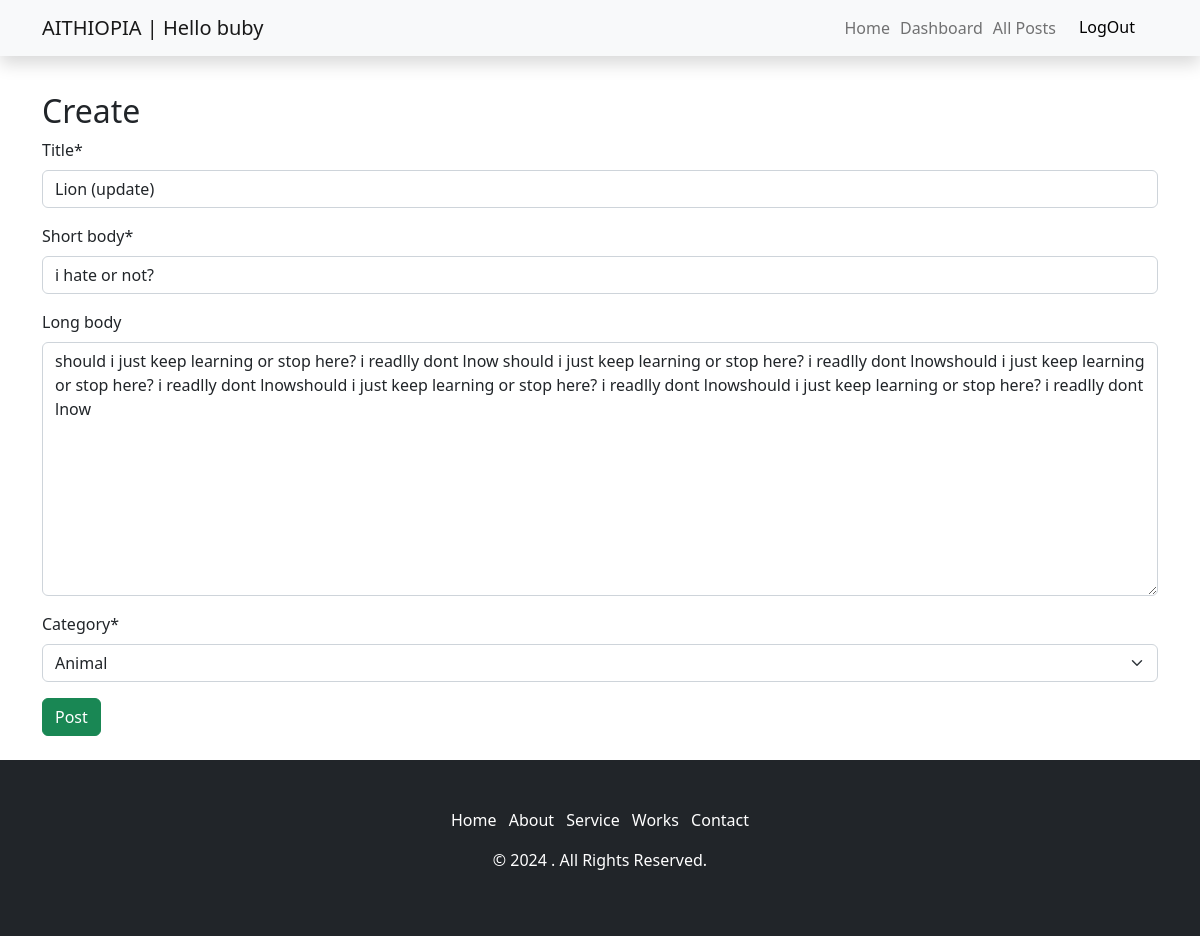
/update/15/ (signed in), run on the app's committed database.
### accounts/models.py (models this page shows, shortened)
class CustomUser(AbstractUser):
    userid = models.CharField( max_length=50 , unique=True)
    age = models.PositiveIntegerField(null=True, blank=True)

### social/models.py (models this page shows, shortened)
class Task(models.Model):
    title = models.CharField( max_length=150)
    short_body = models.CharField( max_length=255)
    long_body = models.TextField(null=True , blank=True)
    category = models.ForeignKey(Category, on_delete=models.CASCADE)
    posted_by = models.ForeignKey(CustomUser, on_delete=models.CASCADE)
    posted_in = models.DateTimeField( auto_now_add=True)
    updated_in = models.DateTimeField (auto_now=True)

### social/views.py (the view)
# urls.py: path('update/<int:pk>' , update_task , name='update_task'),
@login_required()
def update(request, pk):
    task = get_object_or_404(Task, pk=pk)
    if request.method == 'POST':
        form = TaskForm(request.POST, instance=task )
        if form.is_valid():
            form.save()
            return redirect('home')
    else :
        form = TaskForm(instance=task)
    return render(request, 'social/create.html',{
        'form':form
    })

### social/forms.py
class TaskForm(forms.ModelForm):
    class Meta :
        model = Task
        fields = ['title','short_body','long_body','category',]

### social/models.py (called while the page is built)
    def __str__(self):
        return self.name

### templates/social/create.html (shortened to what this page needs)
{% extends "base.html" %}
{% load crispy_forms_tags %}
{% block content %}
<br>
<br>
<h2>Create</h2>
<form method='POST'>
    {{ form|crispy }}
    <button class='btn btn-success' >Post</button>
</form>
{% endblock content %}

### templates/base.html (shortened to what this page needs)
<!DOCTYPE html>
<html lang="en">
<head>
  <link href="https://cdn.jsdelivr.net/npm/bootstrap@5.2.3/dist/css/bootstrap.min.css" rel="stylesheet">
</head>
<body>
  <nav class="navbar navbar-light bg-light shadow fixed-top">
    <div class="container">
        {% if user.is_authenticated %}
        <a class="navbar-brand" href="{% url 'home' %}">AITHIOPIA | Hello {{ request.user.username }}</a>
        {% else %}
        <a class="navbar-brand" href="{% url 'home' %}">AITHIOPIA</a>
        {% endif %}
        <ul class="navbar-nav flex-row">
            {% if user.is_authenticated %}
            <li class="nav-item active">
                <a class="nav-link" href="{% url 'home' %}">Home</a>
            </li>
            <li class="nav-item">
                <a href="{% url 'dashboard' %}" class="nav-link">Dashboard</a>
            </li>
            <li class="nav-item">
                <a class="nav-link" href=" {% url 'all_post' %} ">All Posts</a>
            </li>
            <li class="nav-item">
                <form class="d-flex" method="POST" action="{% url 'logout' %}"> {% csrf_token %}
                    <button class="btn btn-light">LogOut</button>
                </form>
            </li>
            {% endif %}
        </ul>
    </div>
</nav>
  <main class="container py-4 mb-20\">
    {% block content %}{% endblock content %}
    </main>
    <link href="https://maxcdn.bootstrapcdn.com/font-awesome/4.7.0/css/font-awesome.min.css" rel="stylesheet" />
    <div class="footer bg-dark py-5">
      <div class="container">
        <div class="row text-center">
          <div class="col-lg-12 col-sm-12 col-xs-12">
            <div class="footer_menu">
              <ul class="list-inline">
                <li class="list-inline-item"><a href="#" class="text-white text-decoration-none">Home</a></li>
                <li class="list-inline-item"><a href="#" class="text-white text-decoration-none">About</a></li>
                <li class="list-inline-item"><a href="#" class="text-white text-decoration-none">Service</a></li>
                <li class="list-inline-item"><a href="#" class="text-white text-decoration-none">Works</a></li>
                <li class="list-inline-item"><a href="#" class="text-white text-decoration-none">Contact</a></li>
              </ul>
            </div>
            <div class="footer_copyright text-white">
              <p>© 2024 . All Rights Reserved.</p>
            </div>
          </div>
        </div>
      </div>
    </div>
</body>
</html>

### templates/base.html (style rules this page uses)
.navbar-nav.flex-row { flex-direction: row !important; }
.navbar-nav.flex-row .nav-item { margin-right: 10px; }
body { margin-top:20px; }

### data on the page
CustomUser: user.username "buby"
Task: title "Lion (update)", short_body "i hate or not?", long_body "should i just keep learning or stop here? i readlly dont lnow should i just keep learning or stop here? i readlly dont lnowshould i just keep learning or stop here? i readlly dont lnowshould i just keep learning or stop here? i readlly dont lnowshould i just keep learning or stop here? i readlly dont lnow", category "Animal"
